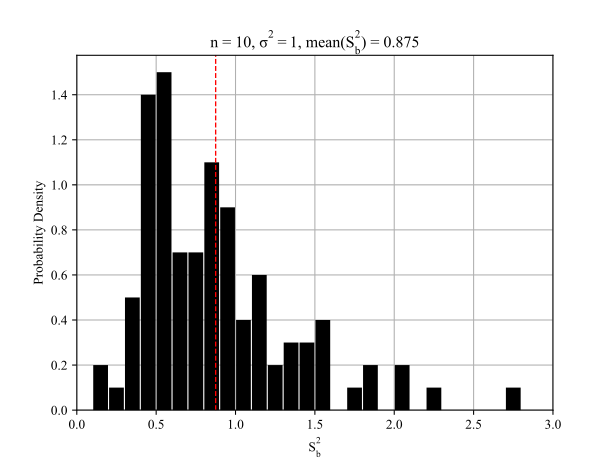

This figure's Python source:
import numpy as np
from matplotlib import pyplot as plt
plt.rcParams["font.family"] = "Times New Roman"
plt.rcParams['mathtext.default'] = 'regular'

from lib.savefig import savefig
from lib.pdf import pdf

np.random.seed(1)

n = 10    # Number of samples per experiment
ne = 10000  # Number of experiments

# Create 100 x 10000 matrix of numbers drawn from N(0, 1) distribution
X = np.random.randn(n, ne)
S2b = np.var(X, axis=0, ddof=0) # Compute sample variance of each column

dx = 0.1
e_pdf, bin_centers, bin_edges = pdf(S2b, dx=dx, a=dx/2)
plt.bar(bin_centers, e_pdf, width=dx*0.93, align='center', color='black')
plt.xlim([0.0, 3])
plt.title(f'$n$ = {n:d}, $\\sigma^2=1$, mean($S^2_b$) = {np.mean(S2b):.3f}')
plt.axvline(np.mean(S2b), color='red', linestyle='dashed', linewidth=1)
plt.xlabel('$S^2_b$')
plt.ylabel('Probability Density')
plt.gca().set_axisbelow(True) # Put grid lines in back.
plt.grid()
savefig("HW3_3_2")
